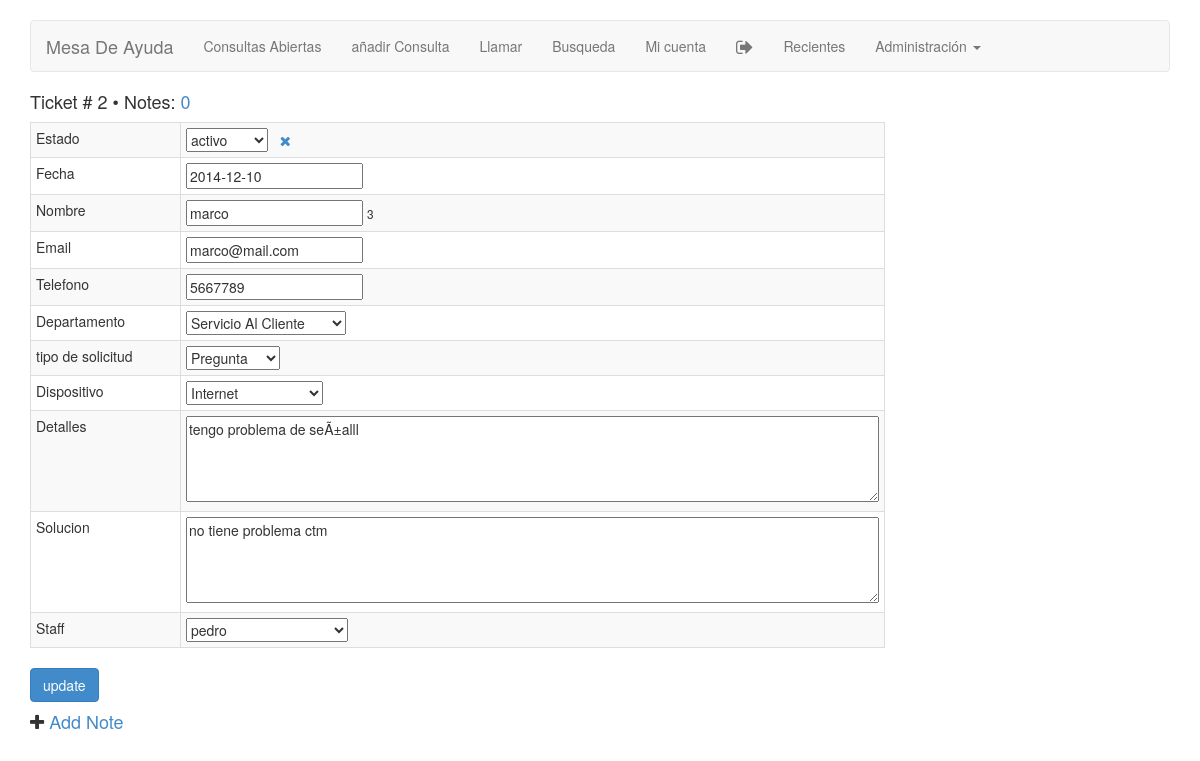
Page /fhd_call_edit.php?call_id=2 (signed in) on the committed database.
### tables this page shows
CREATE TABLE IF NOT EXISTS `site_calls` (
  `call_id` int(11) NOT NULL AUTO_INCREMENT,
  `call_first_name` varchar(100) NOT NULL,
  `call_last_name` varchar(100) NOT NULL,
  `call_phone` varchar(100) NOT NULL,
  `call_email` varchar(200) NOT NULL,
  `call_department` int(11) NOT NULL DEFAULT '0',
  `call_request` int(11) NOT NULL DEFAULT '0',
  `call_device` int(11) NOT NULL DEFAULT '0',
  `call_details` text NOT NULL,
  `call_date` int(11) NOT NULL DEFAULT '0',
  `call_date2` int(11) NOT NULL DEFAULT '0',
  `call_status` int(11) NOT NULL DEFAULT '0',
  `call_solution` text NOT NULL,
  `call_user` int(11) NOT NULL DEFAULT '0',
  `call_staff` int(11) NOT NULL DEFAULT '0',
  PRIMARY KEY (`call_id`),
  KEY `call_department` (`call_department`),
  KEY `call_request` (`call_request`),
  KEY `call_device` (`call_device`),
  KEY `call_status` (`call_status`),
  KEY `call_user` (`call_user`),
  KEY `call_staff` (`call_staff`)
);

CREATE TABLE IF NOT EXISTS `site_types` (
  `type_id` int(11) NOT NULL AUTO_INCREMENT,
  `type` int(1) NOT NULL DEFAULT '0',
  `type_name` varchar(200) NOT NULL,
  `type_email` varchar(200) NOT NULL,
  `type_location` text NOT NULL,
  `type_phone` varchar(100) NOT NULL,
  PRIMARY KEY (`type_id`),
  KEY `type` (`type`)
);

CREATE TABLE IF NOT EXISTS `site_users` (
  `user_id` int(11) NOT NULL AUTO_INCREMENT,
  `user_login` varchar(30) NOT NULL,
  `user_password` varchar(225) DEFAULT NULL,
  `user_name` varchar(200) NOT NULL,
  `user_address` varchar(200) NOT NULL,
  `user_city` varchar(100) NOT NULL,
  `user_state` char(3) NOT NULL,
  `user_zip` varchar(20) NOT NULL,
  `user_country` char(3) NOT NULL,
  `user_phone` varchar(39) NOT NULL,
  `user_email` varchar(200) NOT NULL,
  `user_email2` varchar(200) NOT NULL,
  `user_im_aol` varchar(100) NOT NULL,
  `user_im_icq` varchar(100) NOT NULL,
  `user_im_msn` varchar(100) NOT NULL,
  `user_im_yahoo` varchar(100) NOT NULL,
  `user_im_other` varchar(200) NOT NULL,
  `user_status` int(1) NOT NULL DEFAULT '0',
  `user_level` int(1) NOT NULL DEFAULT '0',
  `user_pending` int(11) NOT NULL DEFAULT '0',
  `user_date` int(11) NOT NULL DEFAULT '0',
  `last_login` int(11) NOT NULL DEFAULT '0',
  `last_ip` varchar(20) NOT NULL,
  `user_msg_send` int(1) NOT NULL DEFAULT '0',
  `user_msg_subject` varchar(200) NOT NULL,
  `user_protect_delete` int(1) DEFAULT '0',
  `user_protect_edit` int(11) NOT NULL DEFAULT '0',
  PRIMARY KEY (`user_id`),
  KEY `user_pending` (`user_pending`),
  KEY `user_level` (`user_level`),
  KEY `user_status` (`user_status`),
  KEY `user_protect_edit` (`user_protect_edit`),
  KEY `user_msg_send` (`user_msg_send`)
);

### includes/functions.php (called while the page is built, shortened)
<?php
function checkid($id) {
	if(!is_numeric($id)){
		echo "<p>Id invalida</p>";
		exit;
		}else{
	return $id;
	}
}

### includes/ez_sql_core.php (called while the page is built, shortened)
<?php
	class ezSQLcore
	{
		var $show_errors      = true;
		var $timers           = array();
		function get_host_port( $host, $default = false )
		{
			$port = $default;
			return array( $host, $port );
		}
		function flush()
		{
			$this->last_result = null;
		}
		function get_var($query=null,$x=0,$y=0)
		{
			if ( $query )
			{
				$this->query($query);
			}
			if ( $this->last_result[$y] )
			{
				$values = array_values(get_object_vars($this->last_result[$y]));
			}
			return (isset($values[$x]) && $values[$x]!=='')?$values[$x]:null;
		}
		function get_row($query=null,$output=OBJECT,$y=0)
		{
			if ( $query )
			{
				$this->query($query);
			}
			if ( $output == OBJECT )
			{
				return $this->last_result[$y]?$this->last_result[$y]:null;
			}
			elseif ( $output == ARRAY_A )
			{
				return $this->last_result[$y]?get_object_vars($this->last_result[$y]):null;
			}
			elseif ( $output == ARRAY_N )
			{
				return $this->last_result[$y]?array_values(get_object_vars($this->last_result[$y])):null;
			}
			else
			{
				$this->show_errors ? trigger_error(" \$db->get_row(string query, output type, int offset) -- Output type must be one of: OBJECT, ARRAY_A, ARRAY_N",E_USER_WARNING) : null;
			}
		}
		function get_results($query=null, $output = OBJECT)
		{
			if ( $query )
			{
				$this->query($query);
			}
			if ( $output == OBJECT )
			{
				return $this->last_result;
			}
		}
		function timer_get_cur()
		{
			list($usec, $sec) = explode(" ",microtime());
			return ((float)$usec + (float)$sec);
		}
		function timer_start($timer_name)
		{
			$this->timers[$timer_name] = $this->timer_get_cur();
		}
		function timer_elapsed($timer_name)
		{
			return round($this->timer_get_cur() - $this->timers[$timer_name],2);
		}
	}

### includes/ez_sql_mysqli.php (called while the page is built, shortened)
<?php
	$ezsql_mysqli_str = array
	(
		1 => 'Require $dbuser and $dbpassword to connect to a database server',
		2 => 'Error establishing mySQLi database connection. Correct user/password? Correct hostname? Database server running?',
		3 => 'Require $dbname to select a database',
		4 => 'mySQLi database connection is not active',
		5 => 'Unexpected error while trying to select database'
	);
	class ezSQL_mysqli extends ezSQLcore
	{
		function ezSQL_mysqli($dbuser='', $dbpassword='', $dbname='', $dbhost='localhost', $encoding='')
		{
			$this->dbuser = $dbuser;
			$this->dbpassword = $dbpassword;
			$this->dbname = $dbname;
			$this->encoding = $encoding;
		}
		function connect($dbuser='', $dbpassword='', $dbhost='localhost', $dbport=false)
		{
			global $ezsql_mysqli_str; $return_val = false;
			if ( ! $dbuser )
			{
				$this->register_error($ezsql_mysqli_str[1].' in '.__FILE__.' on line '.__LINE__);
				$this->show_errors ? trigger_error($ezsql_mysqli_str[1],E_USER_WARNING) : null;
			}
			else if ( ! $this->dbh = new mysqli($dbhost,$dbuser,$dbpassword, '', $dbport) )
			{
				$this->register_error($ezsql_mysqli_str[2].' in '.__FILE__.' on line '.__LINE__);
				$this->show_errors ? trigger_error($ezsql_mysqli_str[2],E_USER_WARNING) : null;
			}
			else
			{
				$return_val = true;
			}
			return $return_val;
		}
		function select($dbname='', $encoding='')
		{
			global $ezsql_mysqli_str; $return_val = false;
			if ( ! $dbname )
			{
				$this->register_error($ezsql_mysqli_str[3].' in '.__FILE__.' on line '.__LINE__);
				$this->show_errors ? trigger_error($ezsql_mysqli_str[3],E_USER_WARNING) : null;
			}
			else if ( ! $this->dbh )
			{
				$this->register_error($ezsql_mysqli_str[4].' in '.__FILE__.' on line '.__LINE__);
				$this->show_errors ? trigger_error($ezsql_mysqli_str[4],E_USER_WARNING) : null;
			}
			else if ( !@$this->dbh->select_db($dbname) )
			{
				if ( !$str = @$this->dbh->error)
					  $str = $ezsql_mysqli_str[5];
				$this->register_error($str.' in '.__FILE__.' on line '.__LINE__);
				$this->show_errors ? trigger_error($str,E_USER_WARNING) : null;
			}
			else
			{
				$return_val = true;
			}
			return $return_val;
		}
		function query($query)
		{
			$return_val = 0;
			$query = trim($query);
			$this->result = @$this->dbh->query($query);
			$is_insert = false;
			if ( preg_match("/^(insert|delete|update|replace|truncate|drop|create|alter|begin|commit|rollback|set)/i",$query) )
			{
				$this->rows_affected = @$this->dbh->affected_rows;
				if ( preg_match("/^(insert|replace)\s+/i",$query) )
				{
					$this->insert_id = @$this->dbh->insert_id;
				}
				$return_val = $this->rows_affected;
			}
			else
			{
				$i=0;
				$num_rows=0;
				while ( $row = @$this->result->fetch_object() )
				{
					$num_rows++;
				}
				$this->num_rows = $num_rows;
				$return_val = $this->num_rows;
			}
			return $return_val;
		}
	}

### includes/checksession.php (called while the page is built, shortened)
<?php
if(isset($_SESSION['user_id'])){
	$user_id = $_SESSION['user_id'];
	}
	else{
	echo "<script>document.location.href='/?e=1'</script>";
	exit;
	}
?>

### fhd_call_edit.php (the view, shortened to what this page needs)
<?php
include("includes/checksession.php");
?>
<!DOCTYPE html>
<html>
<head>
<?php
include("includes/header.php");
include("includes/all-nav.php");
include("includes/functions.php");
$call_id = checkid($_REQUEST['call_id']);
include("includes/ez_sql_core.php");
include("includes/ez_sql_mysqli.php");
$db = new ezSQL_mysqli(db_user,db_password,db_name,db_host);
$isnotes = $db->get_var("SELECT count(*) from site_notes WHERE (note_relation = $call_id) AND note_type = 1;");
$nacl = md5(AUTH_KEY.$db->get_var("select last_login from site_users where user_id = $user_id;"));
$site_calls = $db->get_row("SELECT call_id,call_first_name,call_last_name,call_phone,call_email,call_department,call_request,call_device,call_details ,call_date,call_date2,call_status,call_solution,call_phone,call_staff,call_user FROM site_calls WHERE (call_id = $call_id) limit 1;");
?>
<h4>Ticket # <?php echo $call_id;?> &bull; Notes: <a href="#notes"><?php echo $isnotes;?></a></h4>
<form action="fhd_call_edit.php" method="post" enctype="multipart/form-data" class="form-horizontal">
<table class="<?php echo $table_style_3;?>" style='width:75%;'>
<?php
	$call_id = $site_calls->call_id;
	$call_user = $site_calls->call_user;
	$call_request = $site_calls->call_request;
	$call_department = $site_calls->call_department;
	$call_device = $site_calls->call_device;
	$call_staff = $site_calls->call_staff;
?>
	<tr><td valign="top" style="width: 150px;">Estado</td>
	<td><select name='call_status'>
	<option value='0'<?php if($site_calls->call_status == 0){echo ' selected';}?>>activo</option>
	</select> &nbsp; <a href="fhd_call_edit.php?call_id=<?php echo $call_id;?>&action=delete&nacl=<?php echo $nacl;?>" onclick="return confirm('Are you sure you want to delete?')"><i class="fa fa-times" title="DELETE"></i></a>
	</td></tr>
	<tr><td>Fecha</td></td>
	<td>
	<input type="text" name="call_date" value="<?php echo date("Y-m-d",($site_calls->call_date + (FHD_TIMEADJUST * 3600)));?>" id="datepicker" class="input-small"></td></tr>
	<tr><td>Nombre</td>
	<td><input type="text" name="call_first_name" value="<?php echo $site_calls->call_first_name;?>" class="input-xlarge">
	<small><?php echo $call_user;?></small>
	</td></tr>
	<tr><td>Email</td>
	<td><input type="text" name="call_email" value="<?php echo $site_calls->call_email;?>" class="input-xlarge"></td></tr>
	<tr><td>Telefono</td>
	<td><input type="text" name="call_phone" value="<?php echo $site_calls->call_phone;?>" class="input-medium"></td></tr>
	<tr><td>Departamento</td><td><select name='call_department'>
	<?php $call_dept = $db->get_results("select type_id,type_name from site_types where type=1");
foreach ($call_dept as $dept )
{?>
	<option value='<?php echo $dept->type_id;?>'<?php if($dept->type_id == $call_department){echo ' selected';}?>><?php echo $dept->type_name;?></option>
<?php } ?>
	</select></td></tr>
	<tr><td>tipo de solicitud</td><td><select name='call_request'>
	<?php $request_name = $db->get_results("select type_id,type_name from site_types where type=2");
foreach ($request_name as $request )
{?>
	<option value='<?php echo $request->type_id;?>'<?php if($request->type_id == $call_request){echo ' selected';}?>><?php echo $request->type_name;?></option>
<?php } ?>
	</select></td></tr>
	<tr><td>Dispositivo</td><td><select name='call_device'>
	<?php $device_name = $db->get_results("select type_id,type_name from site_types where type=3");
foreach ($device_name as $device )
{?>
	<option value='<?php echo $device->type_id;?>'<?php if($device->type_id == $call_device){echo ' selected';}?>><?php echo $device->type_name;?></option>
<?php } ?>
	</select></td></tr>
	<tr><td valign="top">Detalles</td><td><textarea rows="4" name="call_details" style="width: 100%"><?php echo $site_calls->call_details;?></textarea></td></tr>
	<tr><td valign="top">Solucion</td><td><textarea rows="4" name="call_solution" style="width: 100%"><?php echo $site_calls->call_solution;?></textarea></td></tr>
	<tr><td>Staff</td><td><select name='call_staff'>
	<?php $staff_name = $db->get_results("select user_id,user_name from site_users where user_level<>1 order by user_name;");
foreach ($staff_name as $staff )
{?>
	<option value='<?php echo $staff->user_id;?>'<?php if($staff->user_id == $call_staff){echo ' selected';}?>><?php echo $staff->user_name;?></option>
<?php } ?>
	</select></td></tr>
</table>
<input type="submit" value="update" class="btn btn-primary">
</form>
<h4><i class="fa fa-plus"></i> <a href="fhd_add_note.php?call_id=<?php echo $call_id;?>&action=add&nacl=<?php echo $nacl;?>">Add Note</a></h4>
<?php
include("includes/footer.php");

### css/navbar.css (style rules this page uses)
body { padding-top: 20px; padding-bottom: 20px; }

### rows in the picture
site_calls: call_status "activo", call_date "2014-12-10", call_first_name "marco", call_user "3", call_email "marco@mail.com", call_phone "5667789", call_department "Servicio Al Cliente", call_request "Pregunta", call_device "Internet", call_details "tengo problema de seÃ±alll", call_solution "no tiene problema ctm", call_staff "pedro"

### other values in the picture
$call_id "2"
$isnotes "0"
